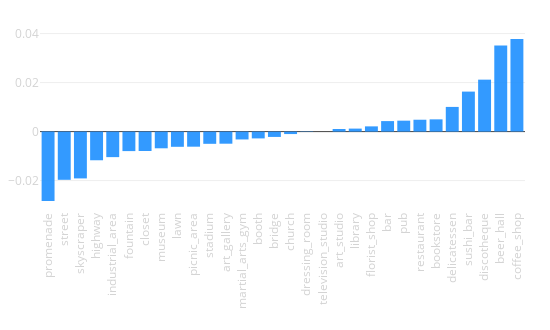

Source (notebook cell):
### Code cell
tags_delta(city_data, opposite_city_data)

### Figure 1 — Plotly figure (JSON) as saved in the notebook; plotly's stock layout.template omitted (floating-point values rounded to 4 significant figures)
{"data": [{"marker": {"color": "dodgerblue"}, "opacity": 0.9, "type": "bar", "uid": "cd165c30-58ab-11e9-90fe-3c15c2cf2370", "x": ["promenade", "street", "skyscraper", "highway", "industrial_area", "fountain", "closet", "museum", "lawn", "picnic_area", "stadium", "art_gallery", "martial_arts_gym", "booth", "bridge", "church", "dressing_room", "television_studio", "art_studio", "library", "florist_shop", "bar", "pub", "restaurant", "bookstore", "delicatessen", "sushi_bar", "discotheque", "beer_hall", "coffee_shop"], "y": [-0.02833, -0.01968, -0.01911, -0.0117, -0.01042, -0.007961, -0.00791, -0.006816, -0.00621, -0.006161, -0.004988, -0.004938, -0.003207, -0.002781, -0.002181, -0.001006, -0.0001449, 2.325e-06, 0.00107, 0.001223, 0.002134, 0.004291, 0.00446, 0.004844, 0.004999, 0.01007, 0.01633, 0.0212, 0.03512, 0.0378]}], "layout": {"height": 330, "margin": {"b": 120, "l": 40, "r": 25, "t": 30}, "showlegend": false, "width": 550, "xaxis": {"tickangle": -90, "tickfont": {"color": "lightgrey", "size": 11.5}}, "xaxis2": {"tickangle": -90, "tickfont": {"color": "lightgrey", "size": 11.5}}, "yaxis": {"tickfont": {"color": "lightgrey", "size": 11.5}}, "yaxis2": {"tickfont": {"color": "lightgrey", "size": 11.5}}}}
